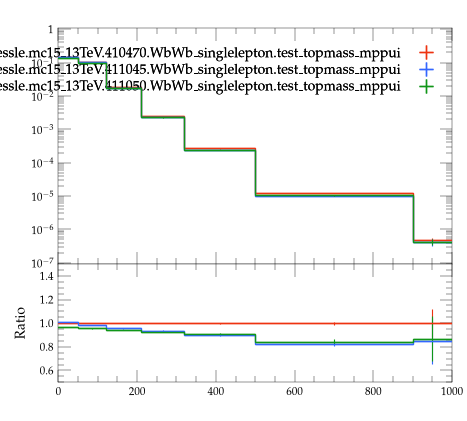

Python code for this plot:
#! /usr/bin/env python3

# This Python script was auto-generated using YODA v2.1.2.
# Analysis object: /WbWb_singlelepton/pT_met
# Timestamp: 07-08-2026 (09:16:02)

import matplotlib as mpl
import matplotlib.pyplot as plt
mpl.use('Agg') # comment out for interactive use
import os
import numpy as np
from numpy import nan, inf

plotDir = os.path.split(os.path.realpath(__file__))[0]
if 'YODA_USER_PLOT_PATH' in globals():
    plot_outdir = globals()['YODA_USER_PLOT_PATH']
else:
    plot_outdir = plotDir

#plot style
plt.style.use(os.path.join(plotDir, '../default.mplstyle'))
# plot metadata
figW, figH = plt.rcParams['figure.figsize']
ax_xLabel = ''
ax_yLabel = ''
ax_title  = ''
ax_xScale = 'linear'
ax_yScale = 'log'
xLims = (0.0, 1000.0)
yLims = (9e-08, 1.1)

# TeX-friendly labels for the legend
labels = {
  'legend' : ([ r"user.johessle.mc15\_13TeV.410470.WbWb\_singlelepton.test\_topmass\_mppui", r"user.johessle.mc15\_13TeV.411045.WbWb\_singlelepton.test\_topmass\_mppui", r"user.johessle.mc15\_13TeV.411050.WbWb\_singlelepton.test\_topmass\_mppui" ], r""),
}

# Adjust canvas width and height
canvasW = 10.0
canvasH = 9.0
figW *= canvasW/10.
figH *= canvasH/9.

# Create figure and axis objects
fig, (ax, ratio0_ax) = plt.subplots(2, 1, sharex=True,
                  figsize=(figW,figH), gridspec_kw={'height_ratios': (6.0, 3.0)})

# Set figure margins
plt.subplots_adjust(
    left   = 1.0 * plt.rcParams['figure.subplot.left'],
    right  = 1.0 * plt.rcParams['figure.subplot.right'],
    top    = 1.0 * plt.rcParams['figure.subplot.top'],
    bottom = 1.0 * plt.rcParams['figure.subplot.bottom'])

ratio0_ax.yaxis.set_major_locator(mpl.ticker.MultipleLocator(0.2))
ratio0_ax.set_ylim(0.5, 1.4999)
ratio0_ax.set_ylabel('Ratio')

# the numerical data is stored in a separate file
dataf = dict()
prefix = os.path.split(__file__)[0]
if prefix:    prefix = prefix + '/'
exec(open(prefix+'pT_met__data.py').read(), dataf)


legend_handles = dict() # keep track of handles for the legend

# style options for curves
# starts at zorder>=5 to draw curve on top of legend
styles = {
  'user.johessle.mc15_13TeV.410470.WbWb_singlelepton.test_topmass_mppui.yoda': {
    'color' : '#EE3311',
    'linestyle' : '-',
    'lineopacity' : 1.0,
    'linewidth' : 1,
    'marker' : 'none',
    'markersize' : 2,
    'capsize' : 0.0,
    'zorder' : 5,
    'histstyle' : 1,
    'drawstyle' : 'steps-pre',
    'xerrorbars' : 1,
    'yerrorbars' : 1,
    'fillcolor' : None,
    'fillopacity' : 1.0,
    'ratio0_linestyle' : '-',
    'ratio0_lineopacity' : 1.0,
    'ratio0_linewidth' : 1,
    'ratio0_marker' : 'none',
    'ratio0_markersize' : 2,
    'ratio0_capsize' : 0.0,
    'ratio0_zorder' : 5,
    'ratio0_histstyle' : 1,
    'ratio0_drawstyle' : 'steps-pre',
    'ratio0_xerrorbars' : 1,
    'ratio0_yerrorbars' : 1,
  },
  'user.johessle.mc15_13TeV.411045.WbWb_singlelepton.test_topmass_mppui.yoda': {
    'color' : '#3366FF',
    'linestyle' : '-',
    'lineopacity' : 1.0,
    'linewidth' : 1,
    'marker' : 'none',
    'markersize' : 2,
    'capsize' : 0.0,
    'zorder' : 6,
    'histstyle' : 1,
    'drawstyle' : 'steps-pre',
    'xerrorbars' : 1,
    'yerrorbars' : 1,
    'fillcolor' : None,
    'fillopacity' : 1.0,
    'ratio0_linestyle' : '-',
    'ratio0_lineopacity' : 1.0,
    'ratio0_linewidth' : 1,
    'ratio0_marker' : 'none',
    'ratio0_markersize' : 2,
    'ratio0_capsize' : 0.0,
    'ratio0_zorder' : 6,
    'ratio0_histstyle' : 1,
    'ratio0_drawstyle' : 'steps-pre',
    'ratio0_xerrorbars' : 1,
    'ratio0_yerrorbars' : 1,
  },
  'user.johessle.mc15_13TeV.411050.WbWb_singlelepton.test_topmass_mppui.yoda': {
    'color' : '#109618',
    'linestyle' : '-',
    'lineopacity' : 1.0,
    'linewidth' : 1,
    'marker' : 'none',
    'markersize' : 2,
    'capsize' : 0.0,
    'zorder' : 7,
    'histstyle' : 1,
    'drawstyle' : 'steps-pre',
    'xerrorbars' : 1,
    'yerrorbars' : 1,
    'fillcolor' : None,
    'fillopacity' : 1.0,
    'ratio0_linestyle' : '-',
    'ratio0_lineopacity' : 1.0,
    'ratio0_linewidth' : 1,
    'ratio0_marker' : 'none',
    'ratio0_markersize' : 2,
    'ratio0_capsize' : 0.0,
    'ratio0_zorder' : 7,
    'ratio0_histstyle' : 1,
    'ratio0_drawstyle' : 'steps-pre',
    'ratio0_xerrorbars' : 1,
    'ratio0_yerrorbars' : 1,
  },
}

# curve from input yoda files in main panel
for label, yvals in dataf['yvals'].items():
    if all(np.isnan(v) for v in dataf['yvals'][label]):
        continue
    tmp = None
    if styles[label]['histstyle']: # draw as histogram
        xpos = dataf['xedges'][label] if styles[label]['drawstyle'] else dataf['xpoints'][label]
        ypos = np.insert(yvals, 0, yvals[0]) if styles[label]['drawstyle'] else yvals
        if styles[label]['fillcolor']: # fill area below curve
            ax.fill_between(xpos, ypos, step='pre',
                            color=styles[label]['fillcolor'],
                            alpha=styles[label]['fillopacity'])
        tmp, = ax.plot(xpos, ypos,
                       color=styles[label]['color'],
                       linestyle=styles[label]['linestyle'],
                       alpha=styles[label]['lineopacity'],
                       linewidth=styles[label]['linewidth'],
                       drawstyle=styles[label]['drawstyle'], solid_joinstyle='miter',
                       zorder=styles[label]['zorder'], label=label)
    tmp = ax.errorbar(dataf['xpoints'][label], yvals,
                      xerr=np.array(dataf['xerrs'][label])*styles[label]['xerrorbars'],
                      yerr=np.array(dataf['yerrs'][label])*styles[label]['yerrorbars'],
                      fmt=styles[label]['marker'], capsize=styles[label]['capsize'],
                      alpha=styles[label]['lineopacity'],
                      markersize=styles[label]['markersize'],
                      ecolor=styles[label]['color'],
                      color=styles[label]['color'], zorder=styles[label]['zorder'])
    tmp[-1][0].set_linestyle(styles[label]['linestyle'])
    tmp[-1][0].set_linewidth(styles[label]['linewidth'])
    if label in dataf['add_legend_handle']:  legend_handles[label] = tmp
    for varLabel in dataf['variation_yvals'].keys():
        if varLabel.startswith(label):
            tmp, = ax.plot(dataf['xedges'][label], dataf['variation_yvals'][varLabel],
                           color=styles[label]['color'],
                           linestyle=styles[label]['linestyle'],
                           linewidth=styles[label]['linewidth'],
                           drawstyle='steps-pre', solid_joinstyle='miter',
                           zorder=styles[label]['zorder'], alpha=0.5)


# plots on ratio panel
# curve from input yoda files in ratio panel
for label, yvals in dataf['ratio0_yvals'].items():
    if all(np.isnan(v) for v in yvals):
        continue
    if styles[label]['ratio0_histstyle']: # plot as histogram
        xpos = dataf['xedges']['user.johessle.mc15_13TeV.410470.WbWb_singlelepton.test_topmass_mppui.yoda'] if styles[label]['ratio0_drawstyle'] else dataf['xpoints']['user.johessle.mc15_13TeV.410470.WbWb_singlelepton.test_topmass_mppui.yoda']
        ypos = np.insert(yvals, 0, yvals[0]) if styles[label]['ratio0_drawstyle'] else yvals
        ratio0_ax.plot(xpos, ypos,
                       color=styles[label]['color'],
                       linewidth=styles[label]['linewidth'],
                       linestyle=styles[label]['ratio0_linestyle'],
                       alpha=styles[label]['ratio0_lineopacity'],
                       drawstyle=styles[label]['ratio0_drawstyle'], zorder=styles[label]['zorder'],
                       solid_joinstyle='miter')
    tmp = ratio0_ax.errorbar(dataf['xpoints']['user.johessle.mc15_13TeV.410470.WbWb_singlelepton.test_topmass_mppui.yoda'], yvals,
                             xerr=np.array(dataf['ref_xerrs'])*styles[label]['ratio0_xerrorbars'],
                             yerr=np.array(dataf['ratio0_yerrs'][label])*styles[label]['ratio0_yerrorbars'],
                             fmt=styles[label]['ratio0_marker'], capsize=styles[label]['ratio0_capsize'],
                             alpha=styles[label]['ratio0_lineopacity'],
                             markersize=styles[label]['ratio0_markersize'],
                             ecolor=styles[label]['color'],
                             color=styles[label]['color'])
    tmp[-1][0].set_linestyle(styles[label]['ratio0_linestyle'])
    tmp[-1][0].set_linewidth(styles[label]['ratio0_linewidth'])

    for varlabel in dataf['ratio0_variation_vals'].keys():
        if varlabel.startswith(label):
            ratio0_ax.plot(dataf['xedges']['user.johessle.mc15_13TeV.410470.WbWb_singlelepton.test_topmass_mppui.yoda'],
                            dataf['ratio0_variation_vals'][varlabel],
                            color=styles[label]['color'],
                            linestyle=styles[label]['linestyle'],
                            linewidth=styles[label]['linewidth'],
                            drawstyle='steps-pre', solid_joinstyle='miter',
                            zorder=1, alpha=0.5)

legend_items = list(legend_handles.values())
ax.add_artist(ax.legend(legend_items,
                        labels['legend'][0],
                        title=labels['legend'][1],
                        alignment='right',
                        loc='upper right',
                        bbox_to_anchor=(1.0, 0.97),markerfirst=False))

# set plot metadata as defined above
ratio0_ax.set_xlabel(ax_xLabel)
ratio0_ax.xaxis.set_label_coords(1., -0.15)
ax.set_ylabel(ax_yLabel, ha='right', va='top')
ax.yaxis.set_label_coords(-0.11, 1.0)
ax.set_title(ax_title, loc='left')
ax.set_xscale(ax_xScale)
ax.set_yscale(ax_yScale)
ratio0_ax.set_yscale('linear')
ax.set_xlim(xLims)
ax.set_ylim(yLims)

# tick formatting
plt.rcParams['xtick.top'] = True
plt.rcParams['ytick.right'] = True
ax.yaxis.set_major_locator(mpl.ticker.LogLocator(base=10.0, numticks=np.inf))
ax.yaxis.set_minor_locator(mpl.ticker.LogLocator(
                           base=10.0, subs=np.arange(0.1, 1, 0.1), numticks=np.inf))
fig.align_ylabels((ax, ratio0_ax))
plt.savefig(os.path.join(plot_outdir, 'pT_met.pdf'), format='PDF')
plt.savefig(os.path.join(plot_outdir, 'pT_met.png'), format='PNG')

plt.close(fig)
